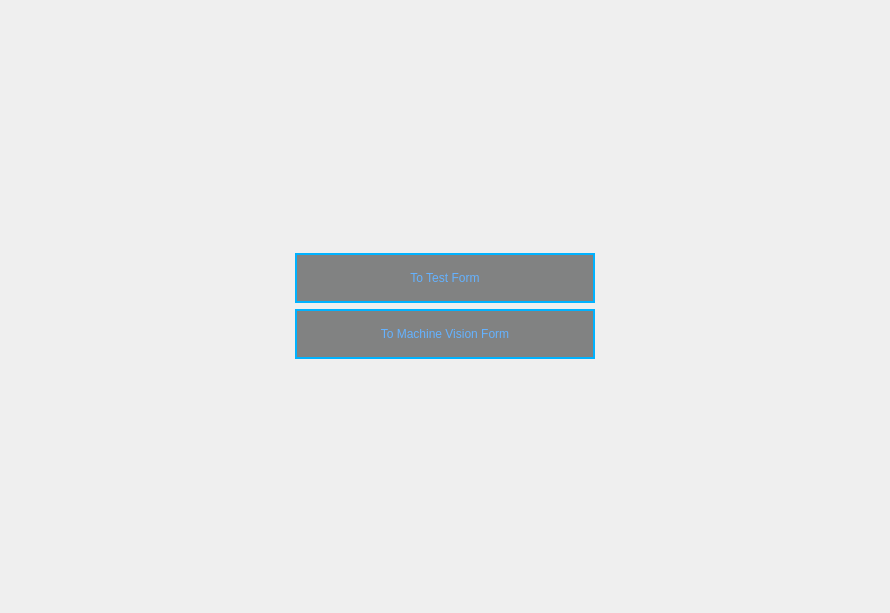
<?xml version="1.0" encoding="UTF-8"?>
<ui version="4.0">
 <class>ContentsNavWin</class>
 <widget class="QWidget" name="ContentsNavWin">
  <property name="geometry">
   <rect>
    <x>0</x>
    <y>0</y>
    <width>890</width>
    <height>613</height>
   </rect>
  </property>
  <property name="windowTitle">
   <string>Form</string>
  </property>
  <layout class="QGridLayout" name="gridLayout">
   <property name="leftMargin">
    <number>0</number>
   </property>
   <property name="topMargin">
    <number>0</number>
   </property>
   <property name="rightMargin">
    <number>0</number>
   </property>
   <property name="bottomMargin">
    <number>0</number>
   </property>
   <item row="0" column="1">
    <layout class="QVBoxLayout" name="verticalLayout">
     <item>
      <widget class="QPushButton" name="btnToTestForm">
       <property name="minimumSize">
        <size>
         <width>0</width>
         <height>50</height>
        </size>
       </property>
       <property name="maximumSize">
        <size>
         <width>300</width>
         <height>16777215</height>
        </size>
       </property>
       <property name="styleSheet">
        <string notr="true">color: rgb(100, 178, 255);
background-color: rgba(82, 84, 84, 179);
border:2px solid rgb(0, 178, 255);</string>
       </property>
       <property name="text">
        <string>To Test Form</string>
       </property>
      </widget>
     </item>
     <item>
      <widget class="QPushButton" name="btnToMVForm">
       <property name="minimumSize">
        <size>
         <width>0</width>
         <height>50</height>
        </size>
       </property>
       <property name="maximumSize">
        <size>
         <width>300</width>
         <height>16777215</height>
        </size>
       </property>
       <property name="styleSheet">
        <string notr="true">color: rgb(100, 178, 255);
background-color: rgba(82, 84, 84, 179);
border:2px solid rgb(0, 178, 255);</string>
       </property>
       <property name="text">
        <string>To Machine Vision Form</string>
       </property>
      </widget>
     </item>
    </layout>
   </item>
  </layout>
 </widget>
 <resources/>
 <connections/>
</ui>
